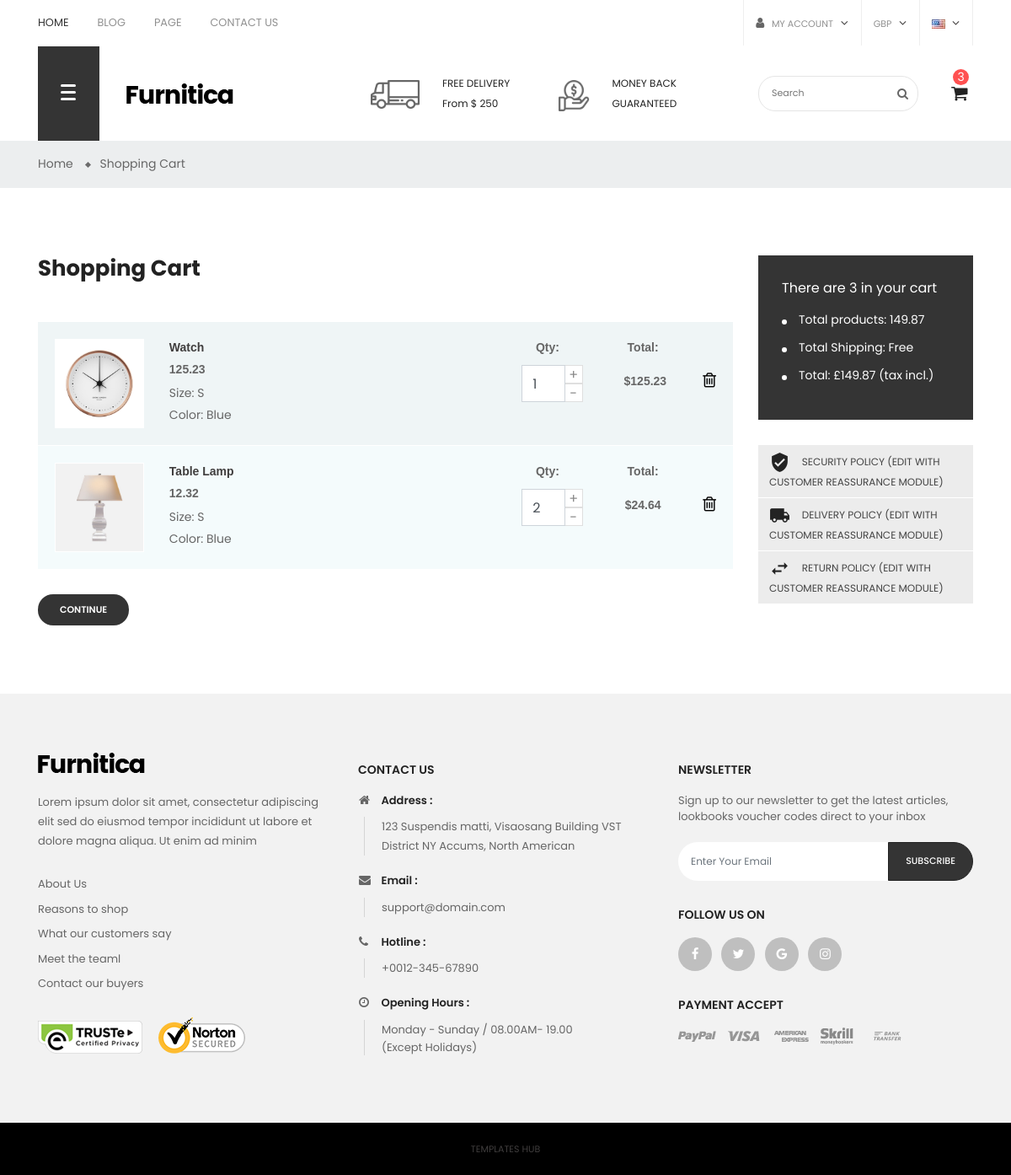
/cart/ (signed in), run on an earlier commit of the app's database.
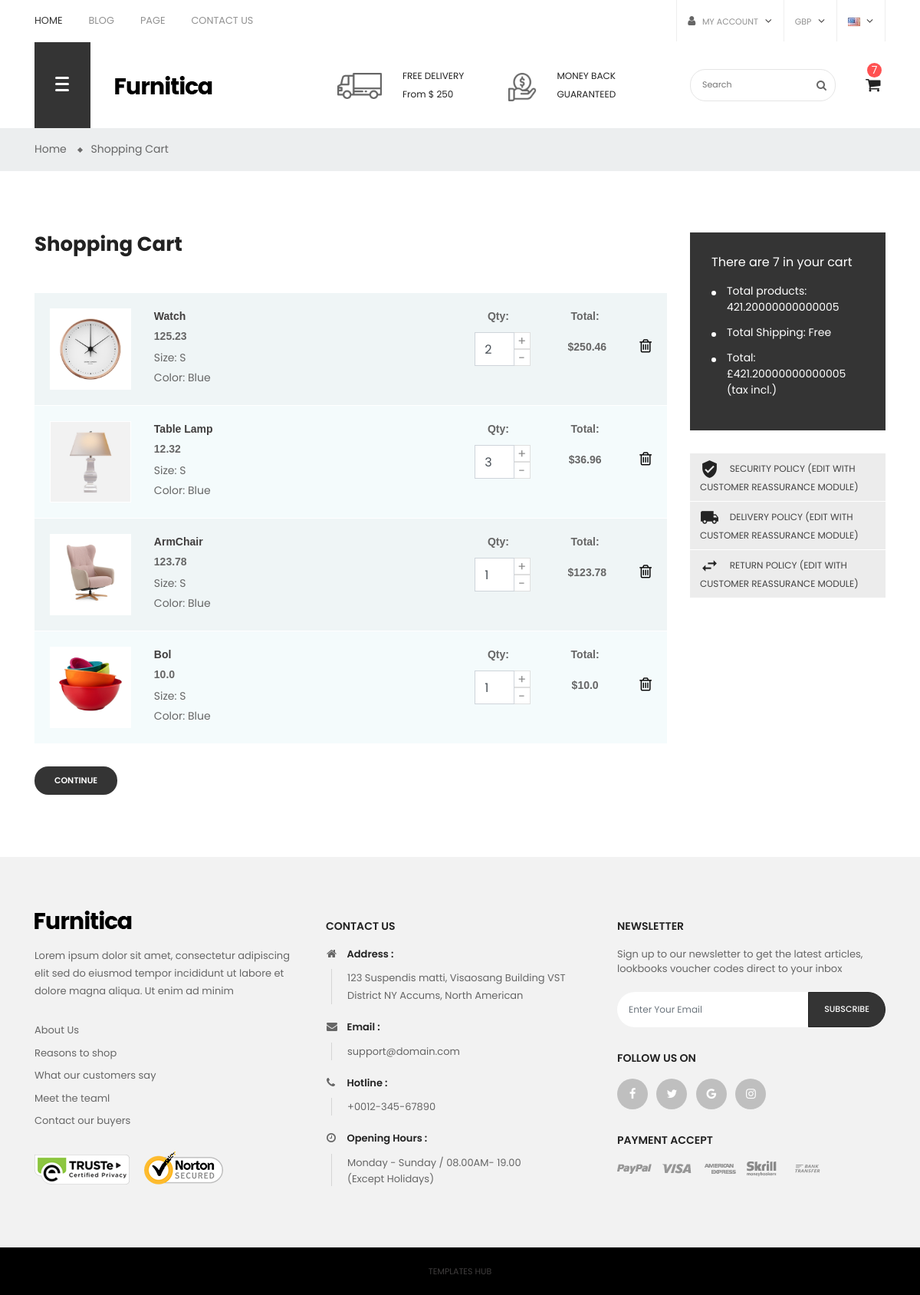
And on a later commit of the database.
### app/models.py (models this page shows, shortened)
class OrderItem(models.Model):
	product = models.ForeignKey(Product, on_delete=models.SET_NULL, null=True)
	order = models.ForeignKey(Order, on_delete=models.SET_NULL, null=True)
	quantity = models.IntegerField(default=0, null=True, blank=True)
	data_added = models.DateTimeField(auto_now_add=True)
	@property
	def get_total(self):
		total = self.product.price * self.quantity
		return total

class Product(models.Model):
    name= models.CharField(max_length=200)
    price = models.FloatField()
    digital = models.BooleanField(default=False,null=True, blank=True)
    image = models.ImageField(null=True, blank=True)
    @property
    def imageURL(self):
        try:
            url = self.image.url
        except:
            url = ''
        return url

class Order(models.Model):
	customer = models.ForeignKey(Customer, on_delete=models.SET_NULL, null=True, blank=True)
	date_ordered = models.DateTimeField(auto_now_add=True)
	complete = models.BooleanField(default=False)
	transaction_id = models.CharField(max_length=100, null=True)
	@property
	def get_cart_total(self):
		orderitems = self.orderitem_set.all()
		total = sum([item.get_total for item in orderitems])
		return total
	@property
	def get_cart_items(self):
		orderitems = self.orderitem_set.all()
		total = sum([item.quantity for item in orderitems])
		return total

### app/views.py (the view)
# urls.py: path('cart/', views.cart, name="cart"),
def cart(request):
	if request.user.is_authenticated:
		customer = request.user.customer
		order, created = Order.objects.get_or_create(customer=customer, complete=False)
		items = order.orderitem_set.all()
		carItems = order.get_cart_items
	else:
		items = []
		order = {'get_cart_total':0, 'get_cart_items':0, 'shipping': False}
		carItems = order['get_cart_items']
	context = {'items':items, 'order':order, 'carItems':carItems}
	return render(request, 'store/cart.html', context)

### app/templates/store/cart.html (shortened to what the changed rows need)
{% extends 'store/header.html' %}
{% load static %}
{% block content %}
    <body class="product-cart checkout-cart blog">
    <div class="main-content" id="cart">
        <div id="wrapper-site">
            <div class="container">
                <div class="row">
                    <div id="content-wrapper" class="col-xs-12 col-sm-12 col-md-12 col-lg-12 onecol">
                        <section id="main">
                            <div class="cart-grid row">
                                <div class="col-md-9 col-xs-12 check-info">
                                    <h1 class="title-page">Shopping Cart</h1>
                                    <div class="cart-container">
                                        <div class="cart-overview js-cart">
                                            <ul class="cart-items">
                                                {% for item in items %}
                                                <li class="cart-item">
                                                    <div class="product-line-grid row justify-content-between">
                                                        <div class="product-line-grid-left col-md-2">
                                                            <span class="product-image media-middle">
                                                                <a href="product-detail.html">
                                                                    <img class="img-fluid" src="{{item.product.imageURL}}" alt="Organic Strawberry Fruits">
                                                                </a>
                                                            </span>
                                                        </div>
                                                        <div class="product-line-grid-body col-md-6">
                                                            <div class="product-line-info">
                                                                <a class="label" href="product-detail.html" data-id_customization="0">{{item.product.name}}</a>
                                                            </div>
                                                            <div class="product-line-info product-price">
                                                                <span class="value">{{item.product.price}}</span>
                                                            </div>
                                                            <div class="product-line-info">
                                                                <span class="label-atrr">Size:</span>
                                                                <span class="value">S</span>
                                                            </div>
                                                            <div class="product-line-info">
                                                                <span class="label-atrr">Color:</span>
                                                                <span class="value">Blue</span>
                                                            </div>
                                                        </div>
                                                        <div class="product-line-grid-right text-center product-line-actions col-md-4">
                                                            <div class="row">
                                                                <div class="col-md-5 col qty">
                                                                    <div class="label">Qty:</div>
                                                                    <div class="quantity">
                                                                        <input type="text" name="qty" value="{{item.quantity}}" class="input-group form-control">
                                                                        <span class="input-group-btn-vertical">
                                                                            <button data-product="{{item.product.id}}" data-action="add" class="btn btn-touchspin js-touchspin bootstrap-touchspin-up add-to-cart" type="button">
                                                                                +
                                                                            </button>
                                                                            <button data-product="{{item.product.id}}" data-action="remove" class="btn btn-touchspin js-touchspin bootstrap-touchspin-down add-to-cart" type="button">
                                                                                -
                                                                            </button>
                                                                        </span>
                                                                    </div>
                                                                </div>
                                                                <div class="col-md-5 col price">
                                                                    <div class="label">Total:</div>
                                                                    <div class="product-price total">
                                                                      ${{item.get_total}}
                                                                    </div>
                                                                </div>
                                                                <div class="col-md-2 col text-xs-right align-self-end">
                                                                    <div class="cart-line-product-actions ">
                                                                        <a class="remove-from-cart" rel="nofollow" href="#" data-link-action="delete-from-cart" data-id-product="1">
                                                                            <i class="fa fa-trash-o" aria-hidden="true"></i>
                                                                        </a>
                                                                    </div>
                                                                </div>
                                                            </div>
                                                        </div>
                                                    </div>
                                                </li>
                                                {% endfor %}
                                                       </ul>
                                        </div>
                                    </div>
                                </div>
                                <div class="cart-grid-right col-xs-12 col-lg-3">
                                    <div class="cart-summary">
                                        <div class="cart-detailed-totals">
                                            <div class="cart-summary-products">
                                                <div class="summary-label">There are {{order.get_cart_items}} in your cart</div>
                                            </div>
                                            <div class="cart-summary-line" id="cart-subtotal-products">
                                                <span class="label js-subtotal">
                                                    Total products:
                                                </span>
                                                <span class="value">{{order.get_cart_total}}</span>
                                            </div>
                                            <div class="cart-summary-line cart-total">
                                                <span class="label">Total:</span>
                                                <span class="value">£{{order.get_cart_total}} (tax incl.)</span>
                                            </div>
                                        </div>
                                    </div>
                                </div>
                            </div>
                        </section>
                    </div>
                </div>
            </div>
        </div>
    </div>
    {% endblock content %}

What changed in the data, as far as the page shows it:
changed OrderItem "Watch": qty "1" → "2"; get_total "125.23" → "250.46"
changed OrderItem "Table Lamp": qty "2" → "3"; get_total "24.64" → "36.96"
added OrderItem: product.imageURL (picture), product.name "ArmChair", product.price "123.78", qty "1", get_total "123.78"
added OrderItem: product.imageURL (picture), product.name "Bol", product.price "10.0", qty "1", get_total "10.0"
changed through a linked row, Order: get_cart_items "3" → "7"; get_cart_total "149.87" → "421.20000000000005"
Also different on the page:
{{ carItems }}: "3" → "7"
